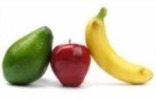
#> input picture UAS_Pengcit_D/buahuas.jpg, 156 x 100 px
$ jupyter execute UAS.ipynb
#> lines starting #> are read from the running program, lines starting #| are printed output that depends on the picture; after the words box and inside, x2 and y2 are one past the last pixel; in counts of white or black regions, pixels touching at a corner belong together
[cell 1]
import cv2
import numpy as np
import matplotlib.pyplot as plt

[cell 2]
image = cv2.imread('buahuas.jpg')
#> image is the input picture: shape (100, 156, 3); mean B, G, R 179.8, 204.3, 212.3
image = cv2.cvtColor(image, cv2.COLOR_BGR2RGB)

[cell 3]
hsv = cv2.cvtColor(image, cv2.COLOR_RGB2HSV)
#> hsv: shape (100, 156, 3); mean H, S, V 40.4, 60.8, 216.5

[cell 4]
# Contoh range warna, sesuaikan dengan gambar Anda
lower_red = np.array([0, 100, 100])
upper_red = np.array([10, 255, 255])

lower_green = np.array([35, 100, 100])
upper_green = np.array([85, 255, 255])

lower_yellow = np.array([20, 100, 100])
upper_yellow = np.array([30, 255, 255])

[cell 5]
mask_red = cv2.inRange(hsv, lower_red, upper_red)
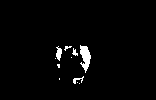
#> mask_red: shape (100, 156); 2.2% white; 11 white regions (7 under 20 px), largest, box (x1, y1, x2, y2) and area: (80, 45, 91, 73) 185, (56, 46, 62, 61) 57, (73, 76, 84, 84) 35, (72, 48, 78, 56) 25
mask_green = cv2.inRange(hsv, lower_green, upper_green)
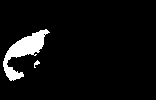
#> mask_green: shape (100, 156); 5.7% white; 2 white regions, box (x1, y1, x2, y2) and area: (3, 29, 50, 81) 867, (34, 60, 40, 68) 23
mask_yellow = cv2.inRange(hsv, lower_yellow, upper_yellow)
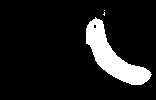
#> mask_yellow: shape (100, 156); 10.6% white; 3 white regions (2 under 20 px), largest, box (x1, y1, x2, y2) and area: (86, 17, 152, 85) 1650

[cell 6]
mask = mask_red + mask_green + mask_yellow
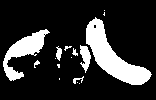
#> mask: shape (100, 156); 18.5% white; 16 white regions (9 under 20 px)

[cell 7]
contours, _ = cv2.findContours(mask, cv2.RETR_EXTERNAL, cv2.CHAIN_APPROX_SIMPLE)
#> contours = 16 contours, 12 with area under 20; largest, box (x1, y1, x2, y2) and area: (86, 17, 152, 85) 1564, (3, 29, 50, 81) 778, (80, 45, 91, 73) 152, (56, 46, 62, 61) 40

[cell 8]
result = image.copy()
cv2.drawContours(result, contours, -1, (0, 255, 0), 2)
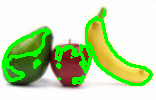
#> result: shape (100, 156, 3); mean R, G, B 192.7, 219.7, 170

[cell 9]
num_fruits = len(contours)
#> num_fruits = 16

[cell 10]
plt.figure(figsize=(12, 6))
plt.subplot(121)
plt.imshow(image)
plt.title('Gambar Asli')
plt.axis('off')

plt.subplot(122)
plt.imshow(result)
plt.title(f'Deteksi Buah: {num_fruits} buah terdeteksi')
plt.axis('off')

plt.tight_layout()
plt.show()
